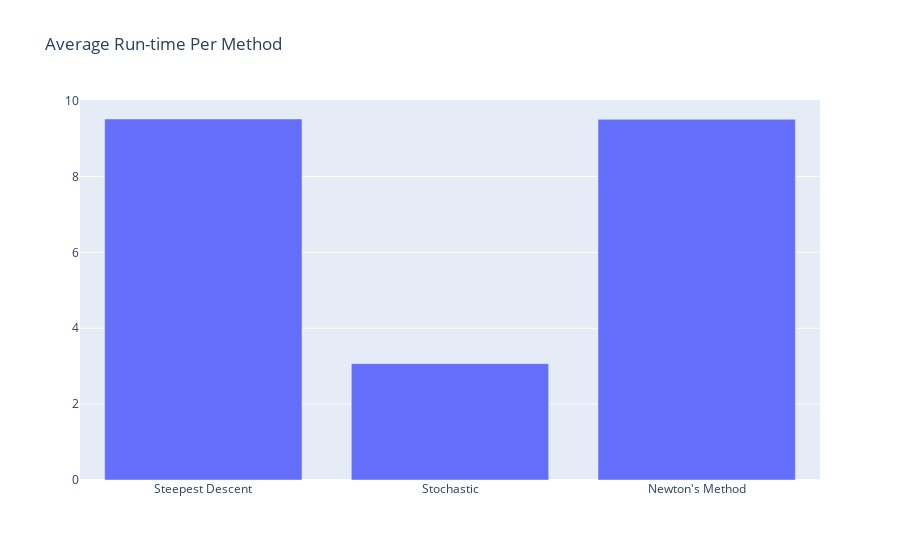

Here is the notebook cell this chart was saved with:
### Code cell
import plotly.graph_objects as go

nt_avg_time = 0
lr_avg_time = 0
ls_avg_time = 0
for i in range(len(nt_scores)):
    nt_avg_time += nt_scores[i][0]
nt_avg_time /= len(nt_scores)

for i in range(len(lr_scores)):
    lr_avg_time += lr_scores[i][0]
lr_avg_time /= len(lr_scores)

for i in range(len(ls_scores)):
    ls_avg_time += ls_scores[i][0]
ls_avg_time /= len(ls_scores)


methods=['Steepest Descent', 'Stochastic', 'Newton\'s Method']

fig = go.Figure([go.Bar(x=methods, y=[lr_avg_time, ls_avg_time, nt_avg_time])])
fig.update_layout(title_text='Average Run-time Per Method')
fig.show()

### Figure 1 — Plotly figure (JSON) as saved in the notebook; plotly's stock layout.template omitted (floating-point values rounded to 4 significant figures)
{"data": [{"type": "bar", "x": ["Steepest Descent", "Stochastic", "Newton's Method"], "y": [9.515, 3.067, 9.507]}], "layout": {"title": {"text": "Average Run-time Per Method"}}}
